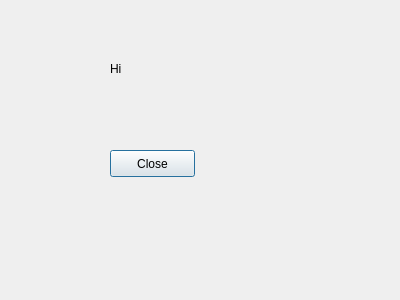
<?xml version="1.0" encoding="UTF-8"?>
<ui version="4.0">
 <class>Dialog</class>
 <widget class="QDialog" name="Dialog">
  <property name="geometry">
   <rect>
    <x>0</x>
    <y>0</y>
    <width>400</width>
    <height>300</height>
   </rect>
  </property>
  <property name="windowTitle">
   <string>Dialog</string>
  </property>
  <widget class="QLabel" name="label">
   <property name="geometry">
    <rect>
     <x>110</x>
     <y>60</y>
     <width>56</width>
     <height>17</height>
    </rect>
   </property>
   <property name="text">
    <string>Hi</string>
   </property>
  </widget>
  <widget class="QPushButton" name="pushButton">
   <property name="geometry">
    <rect>
     <x>110</x>
     <y>150</y>
     <width>85</width>
     <height>27</height>
    </rect>
   </property>
   <property name="text">
    <string>Close</string>
   </property>
  </widget>
 </widget>
 <resources/>
 <connections>
  <connection>
   <sender>pushButton</sender>
   <signal>clicked()</signal>
   <receiver>Dialog</receiver>
   <slot>accept()</slot>
   <hints>
    <hint type="sourcelabel">
     <x>156</x>
     <y>161</y>
    </hint>
    <hint type="destinationlabel">
     <x>292</x>
     <y>229</y>
    </hint>
   </hints>
  </connection>
 </connections>
</ui>
